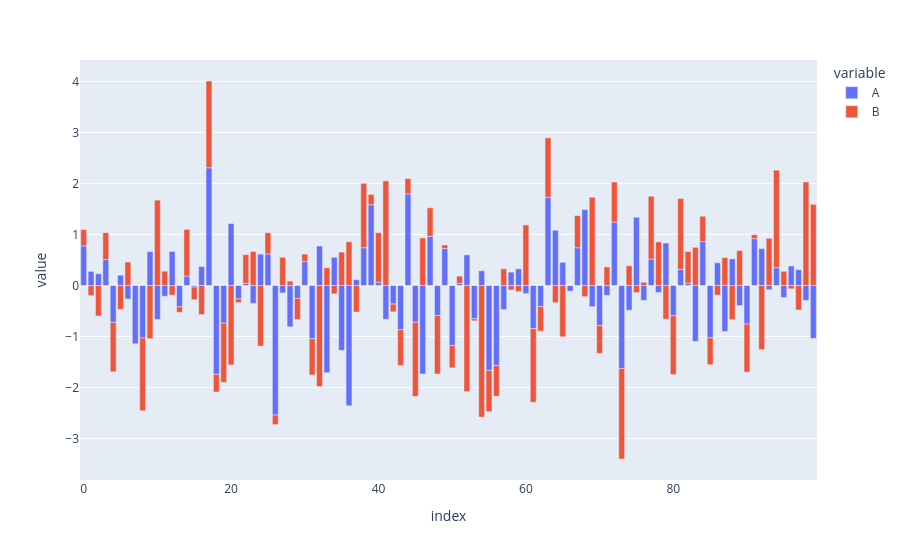

This figure's notebook cell:
### Markdown cell above
### Plotly makes these visual interfaces a lot easier and the overall graphing interface a lot easier. When you're able to hover over it, it gives you values, and you're able to play around with it. You get a lot more scope to know what actual values there are.

### Code cell
df[['A','B']].plot(kind='bar') #Also able to do it with two columns
